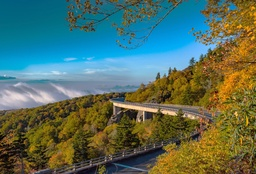
#> input picture group 413/lab1/Oksana_Tserkovnyk/image1.jpg, 256 x 174 px, shrunk from 2000 x 1356 before the run, found by its file name; the run also reads 1 picture not shown here
$ jupyter execute --allow-errors lab1.ipynb
#> lines starting #> are read from the running program, lines starting #| are printed output that depends on the picture
[cell 1]
import numpy as np
import cv2
import matplotlib.pyplot as plt
import math

def process_image(path):
#> called with path = 'C:/Users/bogda/Documents/CV/image1.jpg'
    image = cv2.imread(path, 0)
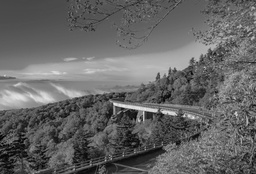
#> image: shape (174, 256); min 0, max 241, mean 101.3
    plt.imshow(image, cmap='gray')
    plt.title("Image")
    plt.show()
    kernel_sizes = [5, 15, 25]
    for kernel_size in kernel_sizes:
        convolution(image, gaussian_kernel(kernel_size, math.sqrt(kernel_size)))
#> this loop made 3 passes
#> pass 1, in convolution, `padded_image = get_padded_image(image, image_row, image_col, kernel_ro..`:
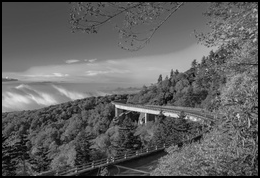
#> padded_image: shape (178, 260) float64; min 0, max 241, mean 97.5
#> pass 1, in convolution, `plt.show()`:
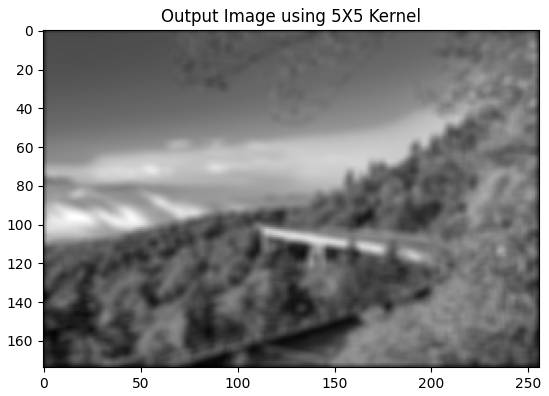
#> figure drawn by matplotlib, 1 panel
#> pass 2, in convolution (call 2), `padded_image = get_padded_image(image, image_row, image_col, kernel_ro..`:
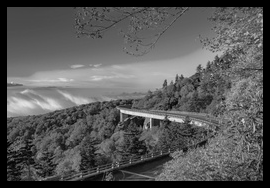
#> padded_image: shape (188, 270) float64; min 0, max 241, mean 88.9
#> pass 3, in convolution (call 3), `padded_image = get_padded_image(image, image_row, image_col, kernel_ro..`:
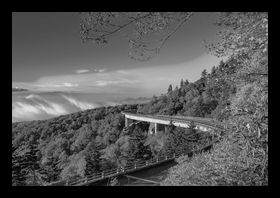
#> padded_image: shape (198, 280) float64; min 0, max 241, mean 81.4

[cell 2]
def distribution(x, mu, sd):
    return (1 / (np.sqrt(2 * np.pi) * sd)) * np.e ** (-np.power((x - mu) / sd, 2) / 2)

[cell 3]
def gaussian_kernel(size, sigma):
    kernel_1D = np.linspace(-(size // 2), size // 2, size)
    for i in range(size):
        kernel_1D[i] = distribution(kernel_1D[i], 0, sigma)
    kernel_2D = np.outer(kernel_1D.T, kernel_1D.T)
    kernel_2D *= 1.0 / kernel_2D.sum()
    return kernel_2D

[cell 4]
def get_padded_image(image, image_row, image_col, kernel_row, kernel_col):
    pad_height = int((kernel_row - 1) / 2)
    pad_width = int((kernel_col - 1) / 2)
    padded_image = np.zeros((image_row + (2 * pad_height), image_col + (2 * pad_width)))
    padded_image[pad_height:padded_image.shape[0] - pad_height, pad_width:padded_image.shape[1] - pad_width] = image
    return padded_image

[cell 5]
def convolution(image, kernel):
    image_row, image_col = image.shape
    kernel_row, kernel_col = kernel.shape
    result_image = np.zeros(image.shape)

    padded_image = get_padded_image(image, image_row, image_col, kernel_row, kernel_col)

    for row in range(image_row):
        for col in range(image_col):
            result_image[row, col] = np.sum(kernel * padded_image[row:row + kernel_row, col:col + kernel_col]) / kernel.shape[0] * kernel.shape[1]

    plt.imshow(result_image, cmap='gray')
    plt.title(f"Output Image using {kernel_row}X{kernel_col} Kernel")
    plt.show()

[cell 6]
process_image('C:/Users/bogda/Documents/CV/image1.jpg')

[cell 7]
process_image('C:/Users/bogda/Documents/CV/image2.jpg')
#> call 2 of process_image, with path = 'C:/Users/bogda/Documents/CV/image2.jpg'
#> in process_image (call 2), `plt.show()`:
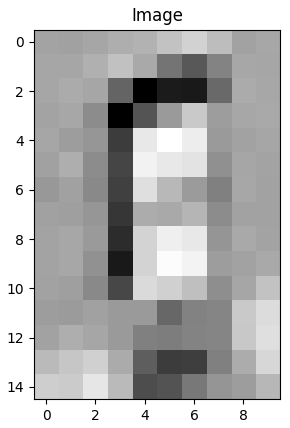
#> figure drawn by matplotlib, 1 panel
#> the loop in process_image (call 2), `for kernel_size in kernel_sizes:` made 3 passes
#> pass 1, in convolution (call 4), `plt.show()`:
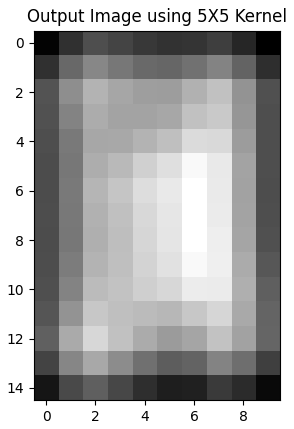
#> figure drawn by matplotlib, 1 panel
#> pass 2, in convolution (call 5), `padded_image = get_padded_image(image, image_row, image_col, kernel_ro..`:
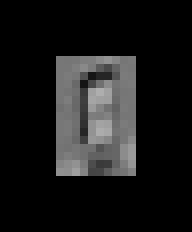
#> padded_image: shape (29, 24) float64 (shown 8 times larger); min 0, max 173, mean 24.8
#> pass 2, in convolution (call 5), `plt.show()`:
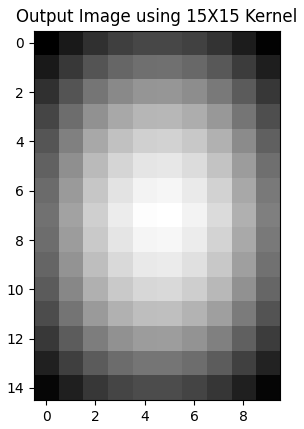
#> figure drawn by matplotlib, 1 panel
#> pass 3, in convolution (call 6), `padded_image = get_padded_image(image, image_row, image_col, kernel_ro..`:
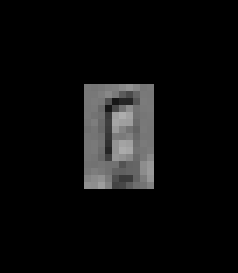
#> padded_image: shape (39, 34) float64 (shown 7 times larger); min 0, max 173, mean 13

#> (a cell that did not finish here is left out)


#> (a cell that did not finish here is left out)
